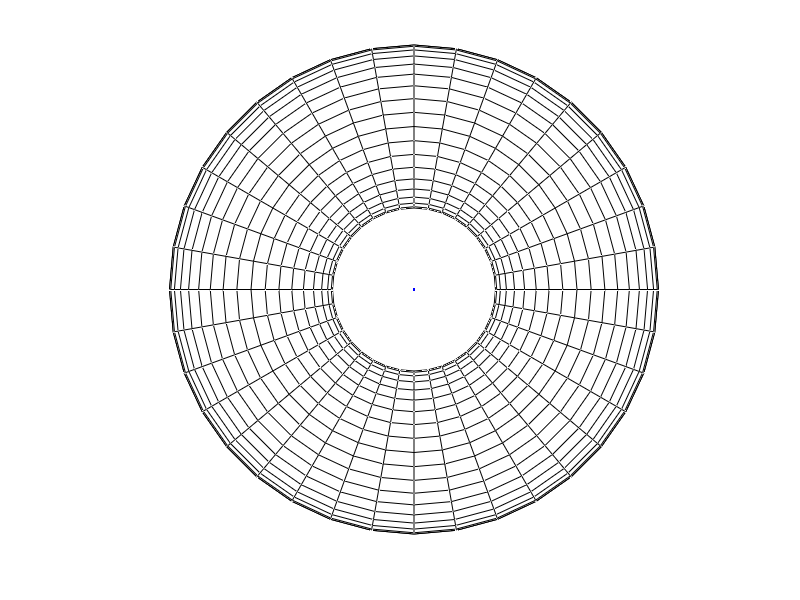

Write the MATLAB code that produced this figure.
function [] = plot_torus()

  addpath('export_fig');

  r1 = 2;
  r2 = 1;

  % plot the outline of the torus
  [u,v] = meshgrid(0:10:360);
  X = (r1 + r2*cosd(v)).*cosd(u);
  Y = (r1 + r2*cosd(v)).*sind(u);
  Z = r2*sind(v);

  fig = figure();
  hold on;
  set(gcf, 'Color', 'w');
  axis equal;
  axis off;

  surface(X,Y,Z,'FaceColor','none','LineWidth',0.001,'linestyle','-');
  %surfl(X,Y,Z);

  x1 = [0 3]; y1 = [0 0];
  x2 = [0 3*cosd(50)]; y2 = [0 3*sind(50)];
  plot(0,0,'b.');

%  drawArrow = @(x,y) quiver( x(1),y(1),x(2)-x(1),y(2)-y(1),0 );
%  drawArrow(x1,y1);
%  drawArrow = @(x,y,props) quiver( x(1),y(1),x(2)-x(1),y(2)-y(1),0,props{:});
%  drawArrow(x1,y1,{'MaxHeadSize',0.8,'Color','b','LineWidth',3});

%  line(x1,y1,'LineWidth',2,'Color','b','linestyle',':');
%  line(x2,y2,'LineWidth',2,'Color','b','linestyle',':');
%
%  phi = '\phi';
%  text(0.5,0.3,phi,'fontsize',15,'Color','b');
%  plot_partial_circle(0.4);
%
%  xlabel('X');
%  ylabel('Y');
%  zlabel('Z');
%
  outfile = 'torus_phi';
  output_fig = strcat('../figs/',outfile,'.fig');
  output_eps = strcat('../figs/',outfile,'.eps');
  output_pdf = strcat('../figs/',outfile,'.pdf');

  %saveas(gcf,output_fig);
  %export_fig(output_pdf,'-pdf');
  %print2eps(output_eps);

end

function [] = plot_partial_circle(r)

  for theta=0:5:50 
    x = r * cosd(theta);
    y = r * sind(theta);
    plot(x,y,'.','Color','b','LineWidth',2,'linestyle',':');
  end

end

